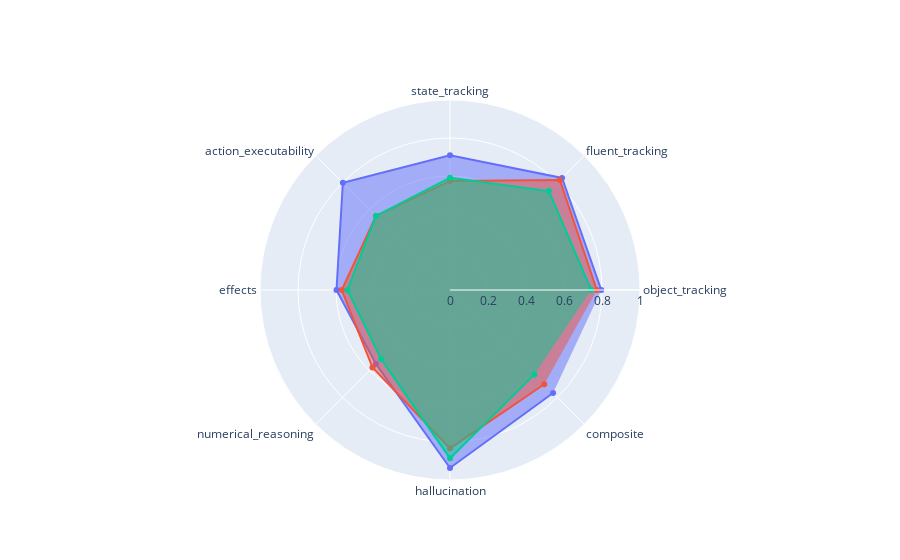

The notebook cell saved with this chart:
### Code cell
# import matplotlib.pyplot as plt
# import numpy as np
# 
# theta = np.arange(0, 2 * np.pi, np.pi / 4)
# r = theta / np.pi / 2 + 0.5
# 
# fig = plt.figure(figsize=(10, 10))
# ax = fig.add_subplot(projection='polar')
# ax.errorbar(theta, r, yerr=0.1, fmt="o-", c="orangered")
# ax.set_title("Large radius error bars")
# plt.show()

import plotly.graph_objects as go

categories = ['processing cost','mechanical properties','chemical stability',
              'thermal stability', 'device integration']

fig = go.Figure()

fig.add_trace(go.Scatterpolar(
      r=[results_by_plan_length[1][question_category] for question_category in QUESTION_CATEGORIES],
      theta=QUESTION_CATEGORIES,
      # fill='toself',
      name='1'
))
fig.add_trace(go.Scatterpolar(
      r=[results_by_plan_length[10][question_category] for question_category in QUESTION_CATEGORIES],
      theta=QUESTION_CATEGORIES,
      # fill='toself',
      name='10'
))
fig.add_trace(go.Scatterpolar(
      r=[results_by_plan_length[19][question_category] for question_category in QUESTION_CATEGORIES],
      theta=QUESTION_CATEGORIES,
      # fill='toself',
      name='19',
))

fig.update_layout(
  polar=dict(
    radialaxis=dict(
      visible=True,
        range=[0, 1],
    )),
  showlegend=False
)

fig.show()

### Figure 1 — Plotly figure (JSON) as saved in the notebook; plotly's stock layout.template omitted (floating-point values rounded to 4 significant figures)
{"data": [{"fill": "toself", "name": "1", "r": [0.7962, 0.8339, 0.7091, 0.7975, 0.5975, 0.5513, 0.9367, 0.7671], "theta": ["object_tracking", "fluent_tracking", "state_tracking", "action_executability", "effects", "numerical_reasoning", "hallucination", "composite"], "type": "scatterpolar"}, {"fill": "toself", "name": "10", "r": [0.7726, 0.8178, 0.5741, 0.5513, 0.5696, 0.5769, 0.8333, 0.7013], "theta": ["object_tracking", "fluent_tracking", "state_tracking", "action_executability", "effects", "numerical_reasoning", "hallucination", "composite"], "type": "scatterpolar"}, {"fill": "toself", "name": "19", "r": [0.7429, 0.7363, 0.5909, 0.5513, 0.5397, 0.5128, 0.8861, 0.6282], "theta": ["object_tracking", "fluent_tracking", "state_tracking", "action_executability", "effects", "numerical_reasoning", "hallucination", "composite"], "type": "scatterpolar"}], "layout": {"polar": {"radialaxis": {"visible": true, "range": [0, 1]}}, "showlegend": false}}
